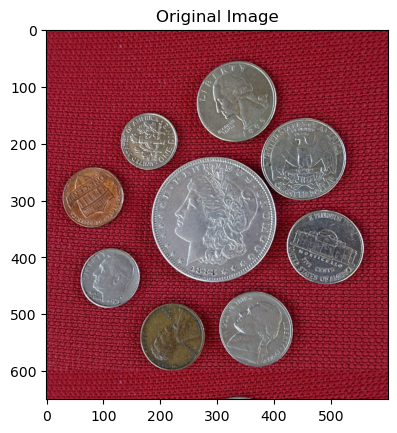
#> input picture Coin.png, 397 x 433 px, found by its file name
$ jupyter execute Coin-Detection-using-OpenCV-in-Python.ipynb
#> lines starting #> are read from the running program, lines starting #| are printed output that depends on the picture; after the words box and inside, x2 and y2 are one past the last pixel; in counts of white or black regions, pixels touching at a corner belong together
# Coin Detection

**Name :** Sathish kumar .M **Reg. No :** 212224230256 **Slot No :** 26OD1199

# Coin Detection using Morphological Operations and Thresholding

## Aim

In this project, you will work with an image and apply morphological operations and thresholding techniques to detect and count the total number of coins present in the image.

### Note:

- **Do not remove intermediate images.**
- Display all key intermediate images (grayscale, thresholded, binary, morphological result, final detections).
- Document your findings and observations for each step.
- Print the total number of coins detected using both **blob detection** and **contour detection** methods.

## Expected Output

All expected output images and results are already displayed.
Enter your code only inside the blocks marked as:

[cell 1]
import cv2
import matplotlib.pyplot as plt
import numpy as np

# Step 1: Read Image

[cell 2]
image = cv2.imread("C:\\Users\\HAI\\Desktop\\sathish\\dipt\\Coin-Detection-using-OpenCV-in-Python\\Coin.png")
#> image is the input picture: shape (433, 397, 3); mean B, G, R 114.4, 107.5, 160.2

[cell 3]
plt.imshow(image[:,:,::-1]);
plt.title("Original Image")
plt.show()

# Step 2: Convert Image to Grayscale

[cell 4]
imageGray = cv2.cvtColor(image, cv2.COLOR_BGR2GRAY)
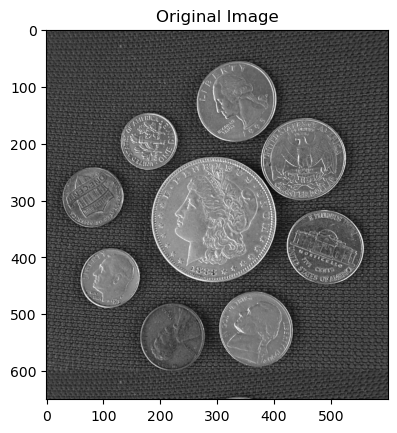
#> imageGray: shape (433, 397); min 0, max 255, mean 124.1

[cell 5]
plt.figure(figsize=(12,12))
plt.subplot(121);
plt.imshow(image[:,:,::-1]);
plt.title("Original Image")
plt.subplot(122);
plt.imshow(imageGray,cmap='gray');
plt.title("Grayscale Image");
plt.show()
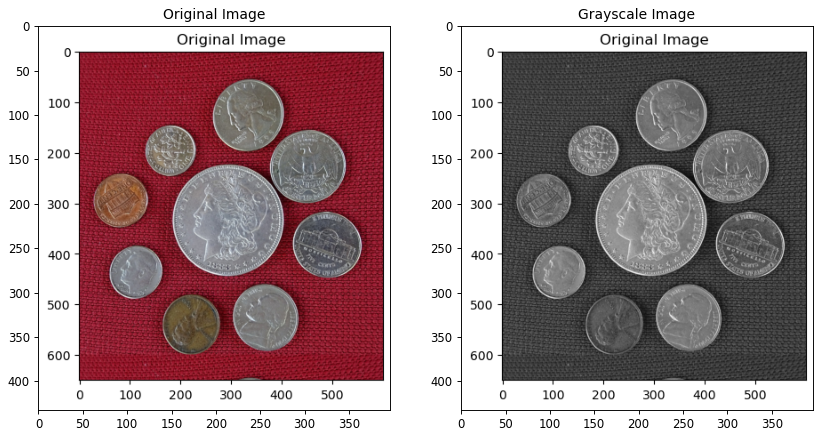
#> figure drawn by matplotlib, 2 panels

# Step 3: Split Image into R,G,B Channels

[cell 6]
imageB, imageG, imageR = cv2.split(image)
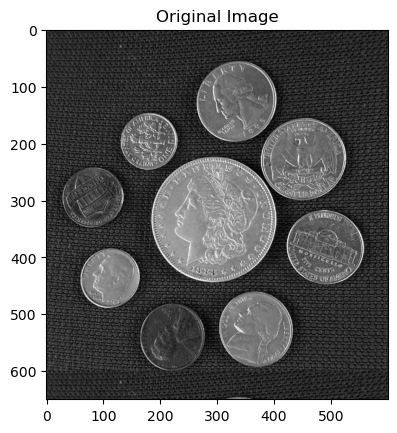
#> imageB: shape (433, 397); min 0, max 255, mean 114.4
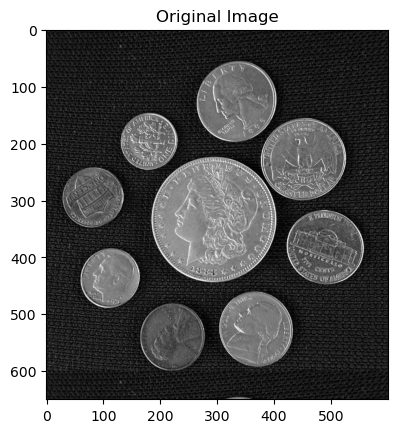
#> imageG: shape (433, 397); min 0, max 255, mean 107.5
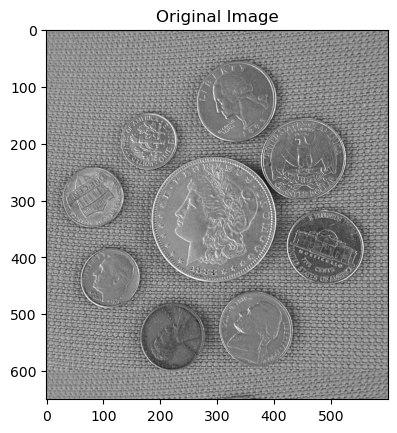
#> imageR: shape (433, 397); min 0, max 255, mean 160.2

[cell 7]
plt.figure(figsize=(20,12))
plt.subplot(141);
plt.imshow(image[:,:,::-1]);
plt.title("Original Image")
plt.subplot(142);
plt.imshow(imageB,cmap='gray');
plt.title("Blue Channel")
plt.subplot(143);
plt.imshow(imageG,cmap='gray');
plt.title("Green Channel")
plt.subplot(144);
plt.imshow(imageR,cmap='gray');
plt.title("Red Channel");
plt.show()

# Step 4: Perform Thresholding

You will have to carry out this step with different threshold values to see which one suits you the most. Do not remove those intermediate images and make sure to document your findings.

[cell 8]
thresh=20
maxValue=255
th,dst_bin_inv=cv2.threshold(imageG,thresh,maxValue,cv2.THRESH_BINARY_INV)
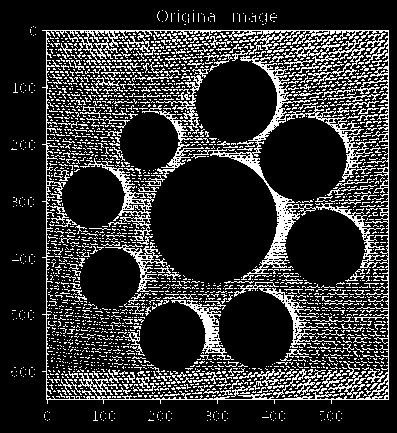
#> dst_bin_inv: shape (433, 397); 19.3% white in thin lines or dots
#> th = 20

[cell 9]
plt.imshow(dst_bin_inv, cmap='gray')
plt.show()

# Step 5: Perform morphological operations

You will have to carry out this step with different kernel size, kernel shape and morphological operations to see which one (or more) suits you the most. Do not remove those intermediate images and make sure to document your findings.

[cell 10]
kernel = cv2.getStructuringElement(cv2.MORPH_ELLIPSE, (5,5))
imageDilated2 = cv2.dilate(dst_bin_inv, kernel, iterations=2)
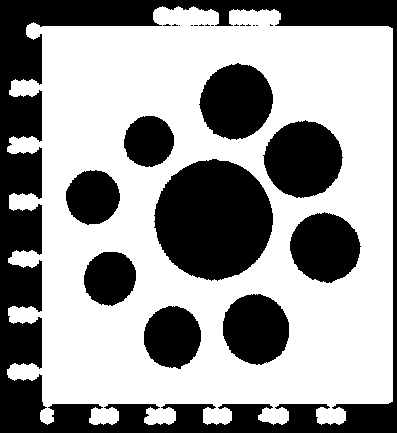
#> imageDilated2: shape (433, 397); 60.2% white; 24 black regions (14 under 20 px), largest, box (x1, y1, x2, y2) and area: (0, 0, 397, 433) 31772, (154, 159, 273, 281) 11081, (263, 120, 343, 198) 4655

[cell 11]
plt.imshow(imageDilated2,cmap='gray');
plt.title('Dilated Image Iteration 2');
plt.show()

[cell 12]
plt.figure(figsize=(15,10))

plt.subplot(221)
plt.imshow(dst_bin_inv, cmap='gray')
plt.title("Binary Image")

plt.subplot(222)
plt.imshow(imageDilated2, cmap='gray')
plt.title("Dilated Image")

plt.show()

[cell 13]
kernel = cv2.getStructuringElement(cv2.MORPH_ELLIPSE, (11,11))
imageEroded = cv2.erode(imageDilated2,kernel)
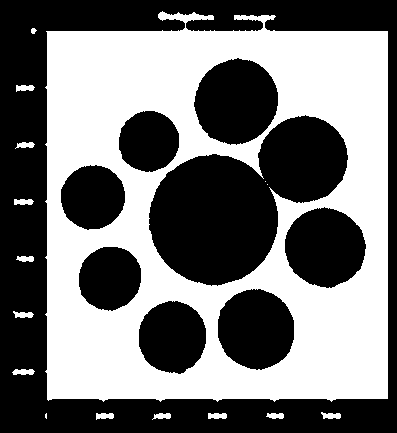
#> imageEroded: shape (433, 397); 46.4% white; 16 white regions (3 under 20 px), largest, box (x1, y1, x2, y2) and area: (45, 11, 388, 402) 78677, (12, 369, 35, 375) 110, (14, 199, 34, 205) 101

[cell 14]
plt.imshow(imageEroded,cmap='gray');
plt.title("Eroded Image");
plt.show()

# Step 5: Create SimpleBlobDetector

[cell 15]
# Set up the SimpleBlobdetector with default parameters.
params = cv2.SimpleBlobDetector_Params()

params.blobColor = 0

params.minDistBetweenBlobs = 2

# Filter by Area.
params.filterByArea = False

# Filter by Circularity
params.filterByCircularity = True
params.minCircularity = 0.8

# Filter by Convexity
params.filterByConvexity = True
params.minConvexity = 0.8

# Filter by Inertia
params.filterByInertia =True
params.minInertiaRatio = 0.8

[cell 16]
# Create SimpleBlobDetector
detector = cv2.SimpleBlobDetector_create(params)

# Step 6: Detect Coins

## Hints
Use detector.detect(image) to detect the blobs (coins). The output of the function is a list of keypoints where each keypoint is unique for each blob.

Print the number of coins detected as well.

[cell 17]
keypoints = detector.detect(imageEroded)
#> keypoints = 7 keypoints; (x, y, size): (236, 101, 85.1), (325, 247, 80.6), (256, 329, 79.1), (172, 337, 70.7), (92, 197, 65), (109, 278, 63.9), (148, 141, 61.5)

[cell 18]
print(f"Number of coins detected: {len(keypoints)}")
#| Number of coins detected: 7
